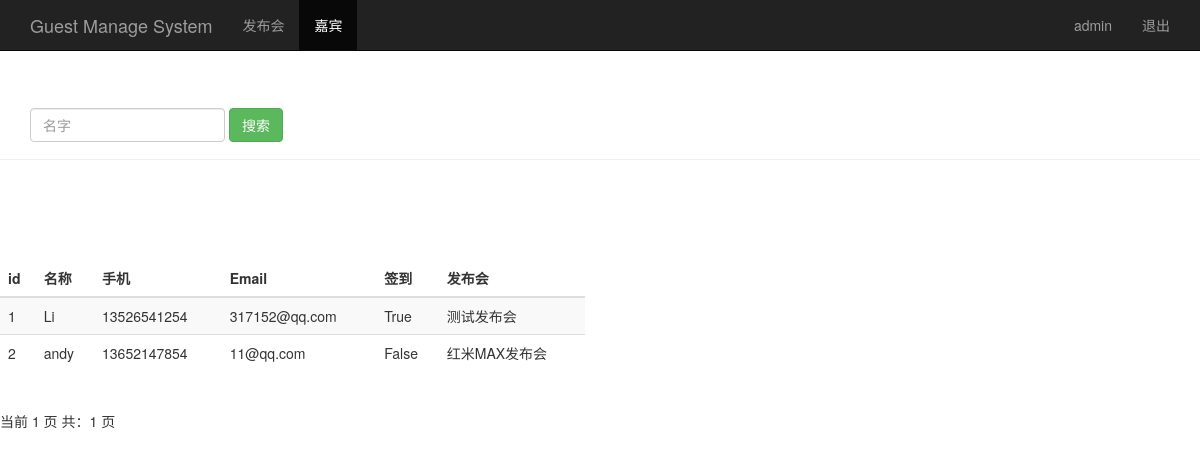
The page /guest_manage/ (signed in) on the database its author committed.
### sign/models.py (models this page shows, shortened)
class Guest(models.Model):
    event = models.ForeignKey(Event)    #  关联发布会id
    realname = models.CharField(max_length = 64)    #  姓名
    phone = models.CharField(max_length = 16)   #  手机号
    email = models.EmailField() #  邮箱
    sign = models.BooleanField()    #  签到状态
    create_time = models.DateTimeField(auto_now = True) # 创建时间（自动获取当前时间）
    class Meta:
        unique_together = ('event', 'phone')    #   id +手机号来做为联合主键

class Event(models.Model):
    name = models.CharField(max_length = 100) #  发布会标题
    limit = models.IntegerField()   #  参加人数
    status = models.BooleanField()    #  状态
    address = models.CharField(max_length = 200)    #  地址
    start_time = models.DateTimeField('events time')    #  发布会时间
    create_time = models.DateTimeField(auto_now = True) #  创建时间(自动获取当前时间)
    def __str__(self):
        return self.name

### sign/views.py (the view)
# urls.py: url(r'^guest_manage/$', views.guest_manage),    # 添加 嘉宾管理 guest_manage 路径配置
@login_required
def guest_manage(request):
    guest_list = Guest.objects.all()
    username = request.session.get('user', '')
    paginator = Paginator(guest_list, 2)
    page = request.GET.get('page')
    try:
        contacts = paginator.page(page)
    except PageNotAnInteger:
        contacts = paginator.page(1)
    except EmptyPage:
        contacts = paginator.page(paginator.num_pages)
    return  render(request, 'guest_manage.html', {'user': username,
                                                  'guests': contacts})

### sign/templates/guest_manage.html (shortened to what this page needs)
<!DOCTYPE html>
<html lang="zh-CN">
<head>
    {% load bootstrap3 %}
    {% bootstrap_css %}
</head>
<body>
    <nav class="navbar navbar-inverse navbar-fixed-top">
        <div class="container">
            <div class="navbar-header">
                <a class="navbar-brand" href="/event_manage/">Guest Manage System</a>
            </div>
            <div id="navbar" class="collapse navbar-collapse">
                <ul class="nav navbar-nav">
                    <li><a href="/event_manage/">发布会</a> </li>
                    <li class="active"><a href="#">嘉宾</a> </li>
                </ul>
                <ul class="nav navbar-nav navbar-right">
                    <li><a href="#">{{user}}</a> </li>
                    <li><a href="/logout/">退出</a> </li>
                </ul>
            </div>
        </div>
    </nav>
    <div class="page-header" style="padding-top: 60px;">
        <div id="navbar" class="navbar-collapse collapse">
            <form class="navbar-form" method="get" action="/search_rename/">
                <div class="form-group">
                    <input name="realname" type="text" placeholder="名字" class="form-control">
                </div>
                <button type="submit" class="btn btn-success">搜索</button>
            </form>
        </div>
    </div>
    <div class="row" style="padding-top: 80px">
        <div class="col-md-6">
            <table class="table table-striped">
                <thead>
                    <tr>
                        <th>id</th>
                        <th>名称</th>
                        <th>手机</th>
                        <th>Email</th>
                        <th>签到</th>
                        <th>发布会</th>
                    </tr>
                </thead>
                <tbody>
                {% for guest in guests %}
                    <tr>
                        <td>{{ guest.id }}</td>
                        <td>{{ guest.realname }}</td>
                        <td>{{ guest.phone }}</td>
                        <td>{{ guest.email }}</td>
                        <td>{{ guest.sign }}</td>
                        <td>{{ guest.event }}</td>
                    </tr>
                {% endfor %}
                </tbody>
            </table>
        </div>
    </div>
    <div class="pagination">
        <span class="step-links">
            {% if search_rename %}
                {% if guests.has_previous %}
                    <a href="?realname={{ search_rename }}&page={{ guests.previous_page_number }}">上一页</a>
                {% endif %}
                <span class="current">
                    当前 {{ guests.number}} 页     共：{{ guests.paginator.num_pages }} 页
                </span>
                {% if guests.has_next %}
                    <a href="?realname={{ search_rename }}&page={{ guests.next_page_number }}">下一页</a>
                {% endif %}
            {% else %}
                <span class="current">
                    当前 {{ guests.number}} 页     共：{{ guests.paginator.num_pages }} 页
                </span>
            {% endif %}
        </span>
    </div>
</body>
</html>

### rows shown on the page
Guest: id "1", realname "Li", phone "13526541254", email "317152@qq.com", sign "True", event "测试发布会"
Guest: id "2", realname "andy", phone "13652147854", email "11@qq.com", sign "False", event "红米MAX发布会"

### other values the page prints
{{ user }} "admin"
{{ guests.number }} "1"
{{ guests.paginator.num_pages }} "1"
